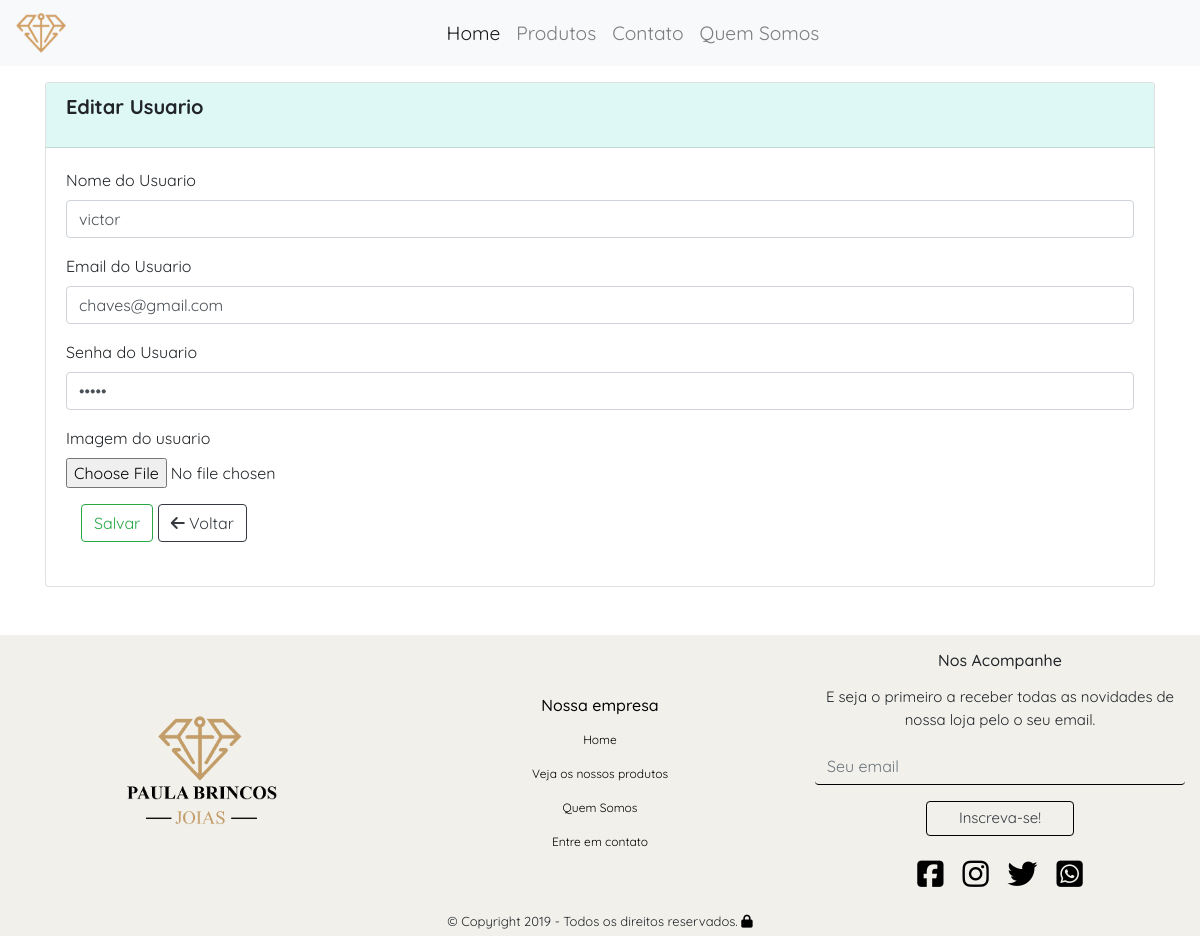
Before: /usuario/editar/2 (signed in) with the older database file.
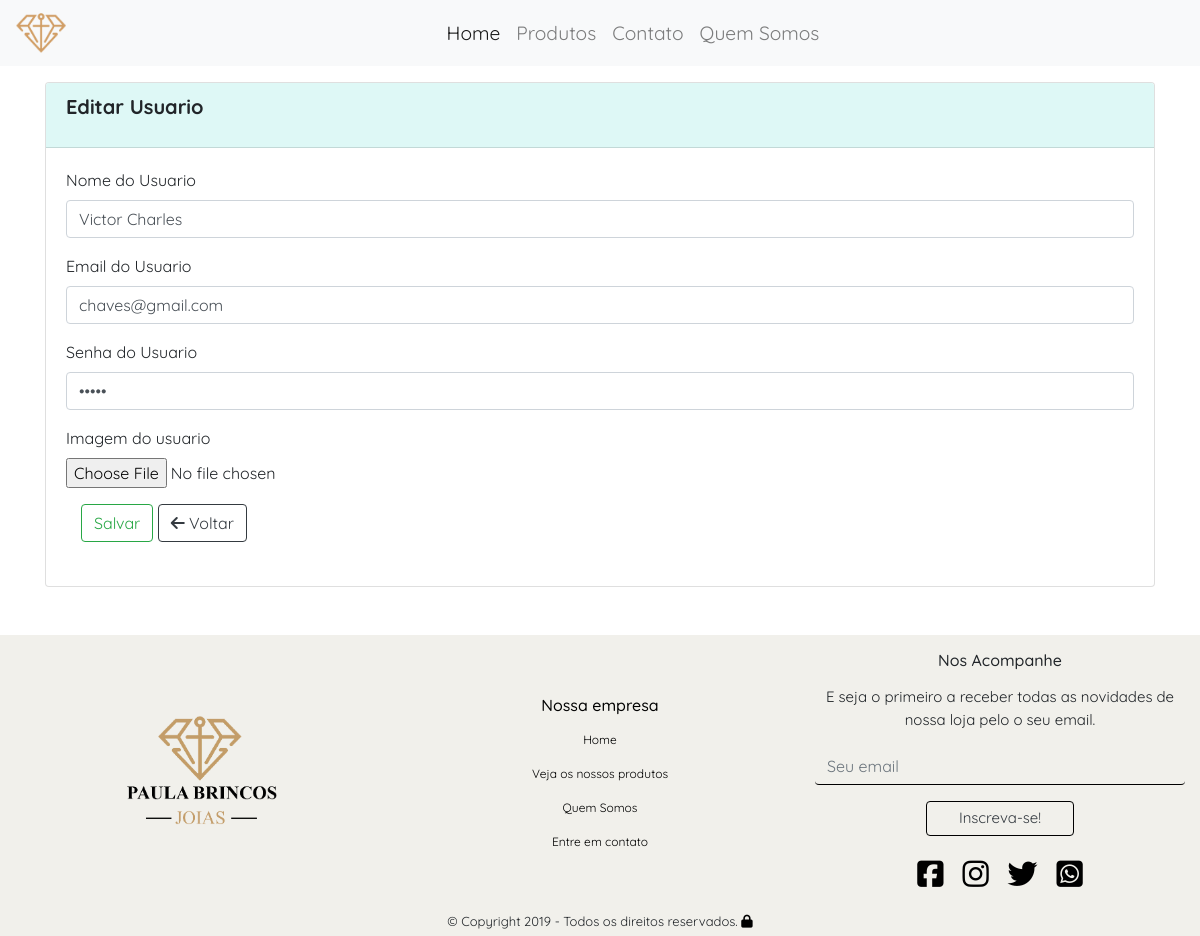
After: the same page with the newer database file.
### tables this page shows
CREATE TABLE `usuario` (
  `id` int(11) NOT NULL,
  `nome` varchar(255) NOT NULL,
  `email` varchar(255) NOT NULL,
  `senha` varchar(255) NOT NULL,
  `url_imagem` varchar(255) NOT NULL
);

### app/core/Controller.php (called while the page is built, shortened)
<?php
class Controller{
    public function load($viewName, $viewData=array()){
        extract($viewData);
        include "app/views/" . $viewName .".php";
    }
}

### app/core/Core.php (called while the page is built, shortened)
<?php
class Core{
    private $controller;
    private $metodo;
    private $parametros = array();
    public function run(){
       $c = new $controllerCorrente;
       call_user_func_array(array($c, $this->getMetodo()), $this->getParametros());
    }
    public function verificaUri(){
        $url =explode("index.php", $_SERVER["PHP_SELF"]);
        $url = end($url);
        if($url!=""){
            $url = explode('/', $url);
            array_shift($url);
            $this->controller = ucfirst($url[0]) ."Controller";
            array_shift($url);
            if(isset($url[0])){
                $this->metodo = $url[0];
                array_shift($url);
            }
            if(isset($url[0])){
                $this->parametros= array_filter($url);
            }
        }else{
            $this->controller = ucfirst(CONTROLLER_PADRAO) ."Controller";
        }
    }
    public function getMetodo() {
        if(method_exists(NAMESPACE_CONTROLLER .$this->controller, $this->metodo)){
            return $this->metodo;
        }
        return METODO_PADRAO;
    }
    public function getParametros() {
        return $this->parametros;
    }
}

### index.php (called while the page is built, shortened)
<?php
require 'app/core/Core.php';
$core = new Core;
$core->run();

### app/core/Model.php (called while the page is built, shortened)
<?php
abstract class Model{
    public function __construct() {
        $this->db = new \PDO("mysql:dbname=".BANCO.";host=".SERVIDOR,USUARIO,SENHA);
    }
}

### app/models/Usuario.php (called while the page is built, shortened)
<?php
class Usuario extends Model
{
    public function getUsuario($id)
    {
        $resultado = array();
        $sql = "SELECT * FROM usuario WHERE id = :id";
        $qry = $this->db->prepare($sql);
        $qry->bindValue(":id", $id);
        $qry->execute();
        if ($qry->rowCount() > 0) {
            $resultado = $qry->fetch(\PDO::FETCH_OBJ);
        }
        return $resultado;
    }
}

### app/views/usuario/Editar.php (the view, shortened to what this page needs)
<div class="container mt-3">
    <div class="card">
        <h5 class="card-header">
            <p class="font-weight-bold">Editar Usuario</p>
        </h5>
        <div class="card-body">
            <form action="<?php echo URL_BASE . "/usuario/salvar" ?>" method="POST">
                <div class="form-group">
                    <div class="form-group">
                        <label for="inputname">Nome do Usuario</label>
                        <input type="name" name="nome" value="<?php echo $usuario->nome ?>" class="form-control" id="inputname" placeholder="Digite o nome do usuario">
                    </div>
                </div>
                <div class="form-group">
                    <label for="inputemail">Email do Usuario</label>
                    <input type="email" name="email" value="<?php echo $usuario->email ?>" class="form-control" id="inputemail" placeholder="Digite o email do usuario">
                </div>
                <div class="form-group">
                    <label for="inputsenha">Senha do Usuario</label>
                    <input type="password" name="senha" value="<?php echo $usuario->senha ?>" class="form-control" id="inputsenha" placeholder="Digite a senha do usuario">
                </div>
                <div class="form-group">
                    <label for="inputurl_imagem">Imagem do usuario</label>
                    <input type="file" name="url_imagem" value="<?php echo $usuario->url_imagem ?>" class="form-control-file" id="inputurl_imagem">
                </div>
                <div class="col-md-6">
                    <input type="submit" value="Salvar" class="btn btn-outline-success mb-2">
                    <a href="<?php echo URL_BASE . "/usuario" ?>"><button type="button" class="btn btn-outline-dark mb-2"><i class="fas fa-arrow-left"></i> Voltar</button></a>
                </div>
            </form>
        </div>
    </div>
</div>

Changed rows visible on the page:
changed usuario "chaves@gmail.com": nome "victor" → "Victor Charles"
